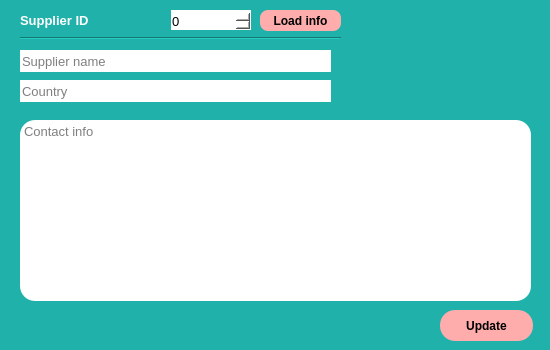
<?xml version="1.0" encoding="UTF-8"?>
<ui version="4.0">
 <class>SupplierUpdatingWindow</class>
 <widget class="QDialog" name="SupplierUpdatingWindow">
  <property name="geometry">
   <rect>
    <x>0</x>
    <y>0</y>
    <width>550</width>
    <height>350</height>
   </rect>
  </property>
  <property name="minimumSize">
   <size>
    <width>550</width>
    <height>350</height>
   </size>
  </property>
  <property name="maximumSize">
   <size>
    <width>550</width>
    <height>350</height>
   </size>
  </property>
  <property name="windowTitle">
   <string>Supplier Updating</string>
  </property>
  <property name="windowIcon">
   <iconset>
    <normaloff>../media/logo.png</normaloff>../media/logo.png</iconset>
  </property>
  <property name="styleSheet">
   <string notr="true">background-color: rgb(32, 178, 170);</string>
  </property>
  <widget class="QSpinBox" name="supplier_id_spnbox">
   <property name="geometry">
    <rect>
     <x>170</x>
     <y>10</y>
     <width>81</width>
     <height>22</height>
    </rect>
   </property>
   <property name="font">
    <font>
     <pointsize>10</pointsize>
    </font>
   </property>
   <property name="styleSheet">
    <string notr="true">background-color: rgb(255, 255, 255);
color: rgb(0, 0, 0);
border-radius: 15px;</string>
   </property>
   <property name="maximum">
    <number>999999</number>
   </property>
  </widget>
  <widget class="QPushButton" name="update_supplier_btn">
   <property name="geometry">
    <rect>
     <x>440</x>
     <y>310</y>
     <width>93</width>
     <height>31</height>
    </rect>
   </property>
   <property name="font">
    <font>
     <weight>75</weight>
     <bold>true</bold>
    </font>
   </property>
   <property name="styleSheet">
    <string notr="true">QPushButton {
	background-color: rgb(255, 172, 172);
	color: rgb(0, 0, 0);
	border-radius: 15px;
}

QPushButton:pressed {
	background-color: rgb(105, 205, 255);
}</string>
   </property>
   <property name="text">
    <string>Update</string>
   </property>
  </widget>
  <widget class="QLabel" name="label_4">
   <property name="geometry">
    <rect>
     <x>20</x>
     <y>10</y>
     <width>151</width>
     <height>21</height>
    </rect>
   </property>
   <property name="font">
    <font>
     <pointsize>10</pointsize>
     <weight>75</weight>
     <bold>true</bold>
    </font>
   </property>
   <property name="styleSheet">
    <string notr="true">color: rgb(255, 255, 255);</string>
   </property>
   <property name="text">
    <string>Supplier ID</string>
   </property>
  </widget>
  <widget class="Line" name="line">
   <property name="geometry">
    <rect>
     <x>20</x>
     <y>30</y>
     <width>321</width>
     <height>16</height>
    </rect>
   </property>
   <property name="styleSheet">
    <string notr="true">color: rgb(255, 255, 255);</string>
   </property>
   <property name="orientation">
    <enum>Qt::Horizontal</enum>
   </property>
  </widget>
  <widget class="QPushButton" name="get_data_supplier_btn">
   <property name="geometry">
    <rect>
     <x>260</x>
     <y>10</y>
     <width>81</width>
     <height>21</height>
    </rect>
   </property>
   <property name="font">
    <font>
     <weight>75</weight>
     <bold>true</bold>
    </font>
   </property>
   <property name="styleSheet">
    <string notr="true">QPushButton {
	background-color: rgb(255, 172, 172);
	color: rgb(0, 0, 0);
	border-radius: 8px;
}

QPushButton:pressed {
	background-color: rgb(105, 205, 255);
}</string>
   </property>
   <property name="text">
    <string>Load info</string>
   </property>
  </widget>
  <widget class="QPlainTextEdit" name="contact_info_fld">
   <property name="geometry">
    <rect>
     <x>20</x>
     <y>120</y>
     <width>511</width>
     <height>181</height>
    </rect>
   </property>
   <property name="font">
    <font>
     <pointsize>10</pointsize>
    </font>
   </property>
   <property name="styleSheet">
    <string notr="true">background-color: rgb(255, 255, 255);
color: rgb(0, 0, 0);
border-radius: 15px;</string>
   </property>
   <property name="maximumBlockCount">
    <number>0</number>
   </property>
   <property name="backgroundVisible">
    <bool>false</bool>
   </property>
   <property name="placeholderText">
    <string>Contact info</string>
   </property>
  </widget>
  <widget class="QLineEdit" name="country_fld">
   <property name="geometry">
    <rect>
     <x>20</x>
     <y>80</y>
     <width>311</width>
     <height>22</height>
    </rect>
   </property>
   <property name="font">
    <font>
     <pointsize>10</pointsize>
    </font>
   </property>
   <property name="styleSheet">
    <string notr="true">background-color: rgb(255, 255, 255);
color: rgb(0, 0, 0);
border-radius: 15px;</string>
   </property>
   <property name="maxLength">
    <number>200</number>
   </property>
   <property name="placeholderText">
    <string>Country</string>
   </property>
  </widget>
  <widget class="QLineEdit" name="supplier_name_fld">
   <property name="geometry">
    <rect>
     <x>20</x>
     <y>50</y>
     <width>311</width>
     <height>22</height>
    </rect>
   </property>
   <property name="font">
    <font>
     <pointsize>10</pointsize>
    </font>
   </property>
   <property name="styleSheet">
    <string notr="true">background-color: rgb(255, 255, 255);
color: rgb(0, 0, 0);
border-radius: 15px;</string>
   </property>
   <property name="maxLength">
    <number>200</number>
   </property>
   <property name="placeholderText">
    <string>Supplier name</string>
   </property>
  </widget>
 </widget>
 <resources/>
 <connections/>
</ui>
